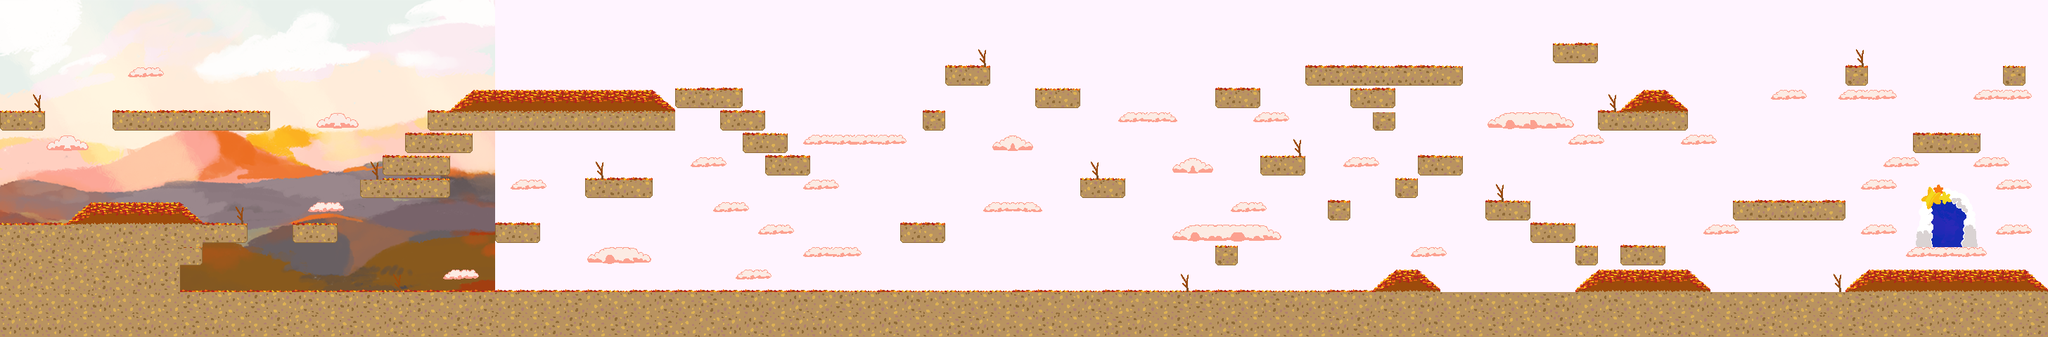

This game map was drawn from its Tiled (.tmx) file and the tilesets committed beside it. A one-line description and the trimmed map source follow:
An orthogonal 91x15 tile map with 32x32 px tiles, 2 tile layers (ground layer bottom, ground layer top), 2 hidden layers not drawn, 4 tilesets, 1 image layer and 51 objects (30x CoinEntity, 19x EnemyEntity, mainplayer, StarGateEntity).

<map version="1.0" orientation="orthogonal" renderorder="right-down" width="91" height="15" tilewidth="32" tileheight="32" backgroundcolor="#fff4ff">
 <properties>
  <property name="image" value="npc-walk" />
 </properties>
 <tileset firstgid="1" name="fall-tiles" tilewidth="32" tileheight="32">
  <image source="map/fall-tiles.png" width="128" height="160" />
 </tileset>
 <tileset firstgid="21" name="collision-tiles" tilewidth="32" tileheight="32">
  <image source="map/collision-tiles.png" width="128" height="64" />
  <tile id="0">
   <properties>
    <property name="type" value="platform" />
   </properties>
  </tile>
  <tile id="1">
   <properties>
    <property name="type" value="solid" />
   </properties>
  </tile>
  <tile id="2">
   <properties>
    <property name="type" value="lslope" />
   </properties>
  </tile>
  <tile id="3">
   <properties>
    <property name="type" value="rslope" />
   </properties>
  </tile>
  <tile id="4">
   <properties>
    <property name="type" value="platform" />
   </properties>
  </tile>
  <tile id="5">
   <properties>
    <property name="type" value="platform" />
   </properties>
  </tile>
  <tile id="6">
   <properties>
    <property name="type" value="platform" />
   </properties>
  </tile>
 </tileset>
 <tileset firstgid="29" name="star" tilewidth="32" tileheight="32">
  <image source="img/star.png" width="256" height="32" />
 </tileset>
 <tileset firstgid="37" name="star door" tilewidth="32" tileheight="32">
  <image source="img/star-gate.png" width="96" height="96" />
 </tileset>
 <imagelayer name="background" x="-1" opacity="0.94">
  <image source="map/bg-sm.png" />
  <properties>
   <property name="ratio" value="0.0000000001" />
  </properties>
 </imagelayer>
 <layer name="ground layer bottom" width="91" height="15">
  <data>[1365 cells, 503 non-empty, 28 distinct tile ids]</data>
 </layer>
 <layer name="ground layer top" width="91" height="15">
  <data>[1365 cells, 128 non-empty, 10 distinct tile ids]</data>
 </layer>
 <layer name="collision" width="91" height="15" visible="0" opacity="0.3">
  <data>[1365 cells, 403 non-empty, 7 distinct tile ids]</data>
 </layer>
 <layer name="star" width="91" height="15" visible="0">
  <properties>
   <property name="image" value="" />
  </properties>
  <data>[1365 cells, 30 non-empty, 1 distinct tile ids]</data>
 </layer>
 <objectgroup name="player">
  <object name="mainplayer" x="30.464" y="276.7" width="24" height="58">
   <properties>
    <property name="image" value="self-walk-short" />
    <property name="spriteheight" value="64" />
    <property name="spritewidth" value="64" />
   </properties>
  </object>
 </objectgroup>
 <objectgroup name="coinentity">
  <object name="CoinEntity" x="129" y="129" width="32" height="32" />
  <object name="CoinEntity" x="35" y="64" width="32" height="32" />
  <object name="CoinEntity" x="192" y="33" width="32" height="32" />
  <object name="CoinEntity" x="290" y="356" width="32" height="32" />
  <object name="CoinEntity" x="383" y="192" width="32" height="32" />
  <object name="CoinEntity" x="510" y="99" width="32" height="32" />
  <object name="CoinEntity" x="831" y="33" width="32" height="32" />
  <object name="CoinEntity" x="798" y="258" width="32" height="32" />
  <object name="CoinEntity" x="702" y="383" width="32" height="32" />
  <object name="CoinEntity" x="960" y="323" width="32" height="32" />
  <object name="CoinEntity" x="1023" y="256" width="32" height="32" />
  <object name="CoinEntity" x="1023" y="65" width="32" height="32" />
  <object name="CoinEntity" x="1217" y="128" width="32" height="32" />
  <object name="CoinEntity" x="1249" y="355" width="32" height="32" />
  <object name="CoinEntity" x="1341" y="223" width="32" height="32" />
  <object name="CoinEntity" x="1346" y="63" width="32" height="32" />
  <object name="CoinEntity" x="1410" y="128" width="32" height="32" />
  <object name="CoinEntity" x="1628" y="195" width="32" height="32" />
  <object name="CoinEntity" x="1726" y="34" width="32" height="32" />
  <object name="CoinEntity" x="1917" y="159" width="32" height="32" />
  <object name="CoinEntity" x="1982" y="126" width="32" height="32" />
  <object name="CoinEntity" x="2048" y="386" width="32" height="32" />
  <object name="CoinEntity" x="2205" y="32" width="32" height="32" />
  <object name="CoinEntity" x="2398" y="128" width="32" height="32" />
  <object name="CoinEntity" x="2527" y="63" width="32" height="32" />
  <object name="CoinEntity" x="2528" y="153" width="32" height="32" />
  <object name="CoinEntity" x="2527" y="321" width="32" height="32" />
  <object name="CoinEntity" x="2014" y="32" width="32" height="32" />
  <object name="CoinEntity" x="2847" y="61" width="32" height="32" />
  <object name="CoinEntity" x="2306" y="225" width="32" height="32" />
 </objectgroup>
 <objectgroup name="enemyEntity">
  <object name="EnemyEntity" x="191" y="90" width="160" height="64">
   <properties>
    <property name="image" value="npc-walk" />
   </properties>
  </object>
  <object name="EnemyEntity" x="109" y="218" width="160" height="64">
   <properties>
    <property name="image" value="npc-walk" />
   </properties>
  </object>
  <object name="EnemyEntity" x="371" y="351" width="280" height="64">
   <properties>
    <property name="image" value="npc-walk" />
   </properties>
  </object>
  <object name="EnemyEntity" x="673" y="62" width="160" height="64">
   <properties>
    <property name="image" value="npc-walk" />
   </properties>
  </object>
  <object name="EnemyEntity" x="764" y="62" width="160" height="64">
   <properties>
    <property name="image" value="npc-walk" />
   </properties>
  </object>
  <object name="EnemyEntity" x="1340" y="349" width="200" height="64">
   <properties>
    <property name="image" value="npc-walk" />
   </properties>
  </object>
  <object name="EnemyEntity" x="1510" y="348" width="160" height="64">
   <properties>
    <property name="image" value="npc-walk" />
   </properties>
  </object>
  <object name="EnemyEntity" x="1879" y="25" width="160" height="64">
   <properties>
    <property name="image" value="npc-walk" />
   </properties>
  </object>
  <object name="EnemyEntity" x="1826" y="347" width="160" height="64">
   <properties>
    <property name="image" value="npc-walk" />
   </properties>
  </object>
  <object name="EnemyEntity" x="2064" y="350" width="160" height="64">
   <properties>
    <property name="image" value="npc-walk" />
   </properties>
  </object>
  <object name="EnemyEntity" x="2384" y="349" width="280" height="64">
   <properties>
    <property name="image" value="npc-walk" />
   </properties>
  </object>
  <object name="EnemyEntity" x="2486" y="218" width="140" height="64">
   <properties>
    <property name="image" value="npc-walk" />
   </properties>
  </object>
  <object name="EnemyEntity" x="2263" y="68" width="120" height="64">
   <properties>
    <property name="image" value="npc-walk" />
   </properties>
  </object>
  <object name="EnemyEntity" x="2718" y="118" width="140" height="64">
   <properties>
    <property name="image" value="npc-walk" />
   </properties>
  </object>
  <object name="EnemyEntity" x="1097" y="348" width="200" height="64">
   <properties>
    <property name="image" value="npc-walk" />
   </properties>
  </object>
  <object name="EnemyEntity" x="667" y="350" width="200" height="64">
   <properties>
    <property name="image" value="npc-walk" />
   </properties>
  </object>
  <object name="EnemyEntity" x="903" y="347" width="160" height="64">
   <properties>
    <property name="image" value="npc-walk" />
   </properties>
  </object>
  <object name="EnemyEntity" x="2306" y="281" width="100" height="64">
   <properties>
    <property name="image" value="npc-walk" />
   </properties>
  </object>
  </objectgroup>
 <objectgroup name="me.LevelEntity">
  <!-- 1 objects omitted --></objectgroup>
</map>
<!-- 2 of 51 objects omitted -->